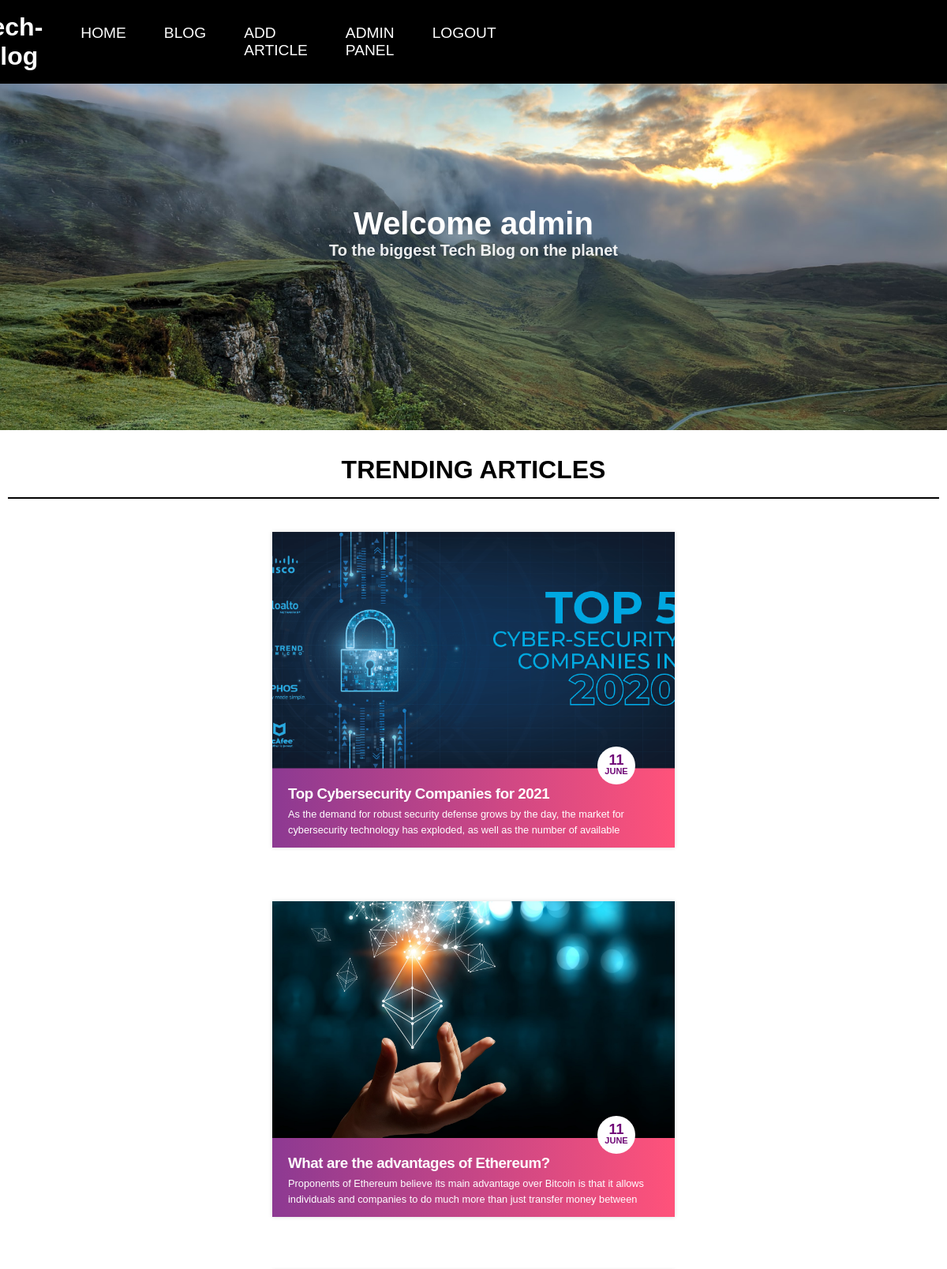
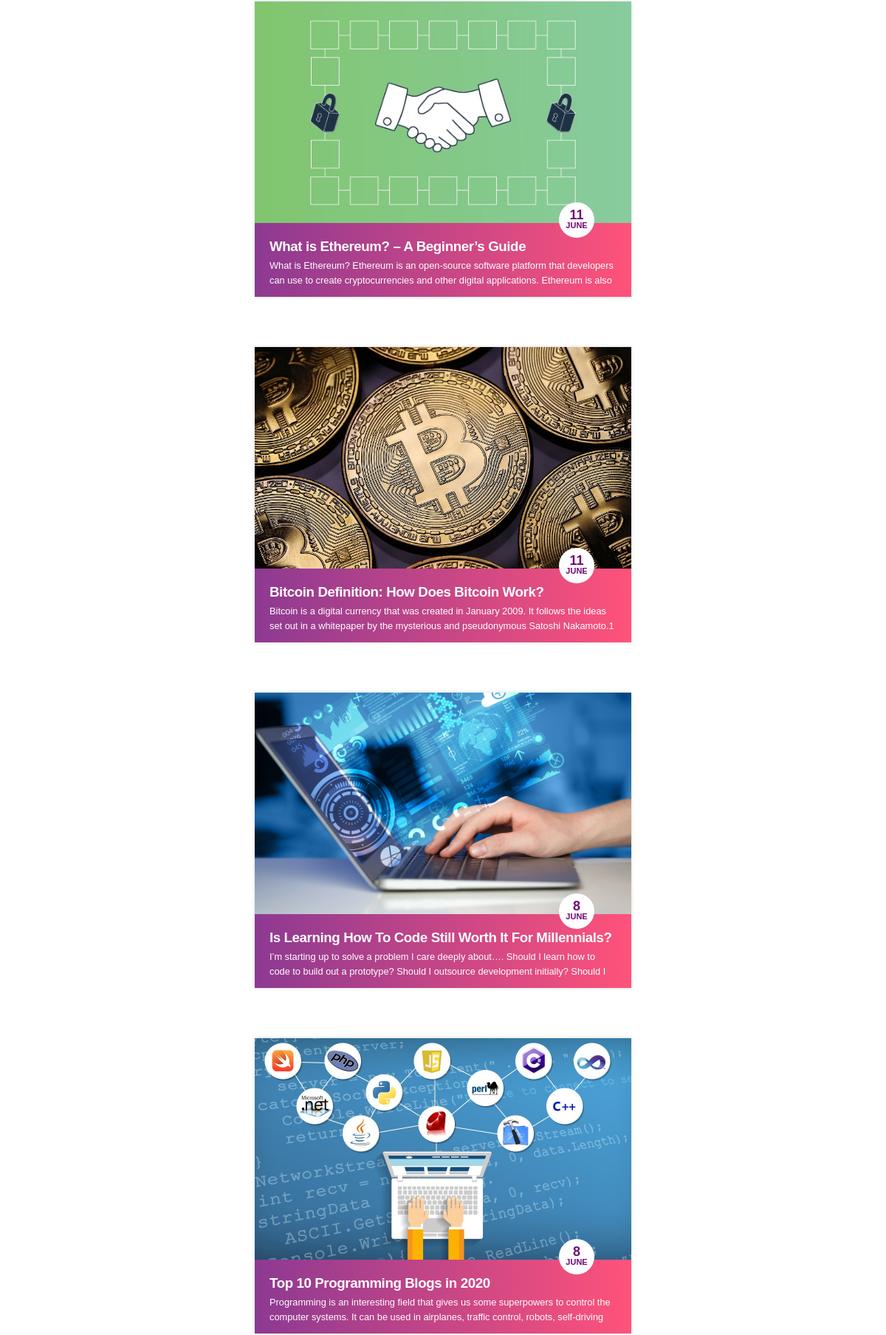
/welcome.php (signed in, upper part), run on the app's committed database (2 pictures, top to bottom).
### tables this page shows
CREATE TABLE `posts` (
  `id` int NOT NULL,
  `title` varchar(255) NOT NULL,
  `text` longtext NOT NULL,
  `owner` varchar(255) NOT NULL,
  `image` text NOT NULL,
  `created_at` datetime NOT NULL
);

### welcome.php (the view, shortened to what this page needs)
<?php
include './db/config.php';
?>
<?php
	include_once './includes/header.php';
?>
<body>
    <?php
        include_once './includes/navbar.php';
    ?>
    <section class="banner">
        <div class="banner-cont">
           <?php echo "<h1>Welcome " . $_SESSION['username'] . "</h1>"; ?>
           <h2>To the biggest Tech Blog on the planet</h2>
        </div>
    </section>
    <section class="welcome">
        <div class="welcome-cont">
            <h2>Trending Articles</h2>
        </div>
        <div class="articles">
            <div class="articles-cont">
                <?php
                    $sql = "SELECT title, text, owner, image, created_at as date FROM posts ORDER BY date DESC LIMIT 9";
                    $request = mysqli_query($conn, $sql);
                    $querryResults = mysqli_num_rows($request);
                    if ($querryResults > 0) {
                        while ($row = mysqli_fetch_assoc($request)) {
                            echo "<figure class='snip1527'>
                                        <div class='image'><img src='./assets/".$row['image']."' alt='pr-sample23' /></div>
                                            <figcaption>
                                                <div class='date'><span class='day'>".date('j', strtotime($row['date']))."</span><span class='month'>".date('F', strtotime($row['date']))."</span></div>
                                                <h3>".$row['title']."</h3>
                                                <p>".$row['text']."</p>
                                            </figcaption>
                                        <a href='article.php?title=".$row['title']."'></a>
                                    </figure>";
                        }
                    }
                ?>
            </div>
        </div>
    </section>
</body>
</html>

### css/style.css (style rules this page uses)
* { margin: 0; padding: 0; box-sizing: border-box; font-family: Arial, Helvetica, sans-serif; }
body::before { display:block; content: ''; height: 45px; }
.banner { height: 500px; width: 100%; background-image: url(../assets/bg.jpg); background-repeat: no-repeat; background-position: center; background-size: cover; overflow: hidden; }
.banner .banner-cont { max-width: 1280px; width: 100%; height: 500px; text-align: center; color: #fff; display: flex; flex-direction: column; justify-content: center; align-items: center; margin: 0 auto; overflow: hidden; }
.banner .banner-cont h1 { font-size: 40px; }
.banner .banner-cont h2 { font-size: 20px; color: rgba(255, 255, 255, 0.911); }
.welcome { width: 100%; height: auto; overflow: hidden; }
.welcome .welcome-cont { max-width: 1280px; width: 100%; height: auto; padding: 2rem 10px; margin: 0 auto; overflow: hidden; }
.welcome .welcome-cont h2 { text-align: center; font-size: 32px; border-bottom: 2px solid black; padding-bottom: 1rem; text-transform: uppercase; }
.articles { width: 100%; height: auto; padding: 0 3rem; overflow: hidden; }
.articles .articles-cont { width: 100%; height: auto; display: flex; flex-wrap: wrap; justify-content: center; align-items: center; gap: 3rem; margin: 0 auto; overflow: hidden; }
.snip1527 { box-shadow: 0 0 5px rgba(0, 0, 0, 0.15); color: #ffffff; float: left; font-family: 'Lato', Arial, sans-serif; font-size: 16px; margin: 10px 1%; max-width: 510px; min-width: 300px; overflow: hidden; position: relative; text-align: left; width: 100%; height: 400px; }
.snip1527 * { -webkit-box-sizing: border-box; box-sizing: border-box; -webkit-transition: all 0.25s ease; transition: all 0.25s ease; }
.snip1527 img { max-width: 100%; height: 300px; vertical-align: top; position: relative; margin: 0 auto; text-align: center; object-fit: cover; }
.snip1527 figcaption { padding: 25px 20px 25px; margin-top: 6rem; }
.snip1527 figcaption:before { position: absolute; top: 0; bottom: 0; left: 0; right: 0; background: #700877; content: ''; background: -moz-linear-gradient(90deg, #700877 0%, #ff2759 100%, #ff2759 100%); background: -webkit-linear-gradient(90deg, #700877 0%, #ff2759 100%, #ff2759 100%); background: linear-gradient(90deg, #700877 0%, #ff2759 100%, #ff2759 100%); opacity: 0.8; z-index: -1; }
.snip1527 .date { background-color: #fff; border-radius: 50%; color: #700877; font-size: 18px; font-weight: 700; height: 48px; width: 48px; padding: 10px 0; text-align: center; text-transform: uppercase; position: absolute; right: 50px; bottom: 80px; }
.snip1527 .date span { display: block; line-height: 14px; }
.snip1527 .date .month { font-size: 11px; }
.snip1527 h3, .snip1527 p { margin: 0; padding: 0; }
.snip1527 h3 { display: inline-block; font-weight: 700; letter-spacing: -0.4px; margin-bottom: 5px; }
.snip1527 p { font-size: 0.8em; line-height: 1.6em; margin-bottom: 0px; height: 40px; overflow: hidden; }
.snip1527 a { left: 0; right: 0; top: 0; bottom: 0; position: absolute; z-index: 1; }
.image { width:100%; height:200px; border-radius:10px; background-size:cover; background-position:center center; }

### data on the page
posts: image (picture), created_at "11", created_at "JUNE", title "Top Cybersecurity Companies for 2021", text "As the demand for robust security defense grows by the day, the market for cybersecurity technology has exploded, as well as the number of available…"
posts: image (picture), created_at "11", created_at "JUNE", title "What are the advantages of Ethereum?", text "Proponents of Ethereum believe its main advantage over Bitcoin is that it allows individuals and companies to do much more than just transfer money between…"
posts: image (picture), created_at "11", created_at "JUNE", title "What is Ethereum? – A Beginner’s Guide", text "What is Ethereum? Ethereum is an open-source software platform that developers can use to create cryptocurrencies and other digital applications. Ethereum is also…"
posts: image (picture), created_at "11", created_at "JUNE", title "Bitcoin Definition: How Does Bitcoin Work?", text "Bitcoin is a digital currency that was created in January 2009. It follows the ideas set out in a whitepaper by the mysterious and pseudonymous Satoshi Nakamoto.1…"
posts: image (picture), created_at "8", created_at "JUNE", title "Is Learning How To Code Still Worth It For Millennials?", text "I’m starting up to solve a problem I care deeply about…. Should I learn how to code to build out a prototype? Should I outsource development initially? Should I…"
posts: image (picture), created_at "8", created_at "JUNE", title "Top 10 Programming Blogs in 2020", text "Programming is an interesting field that gives us some superpowers to control the computer systems. It can be used in airplanes, traffic control, robots, self-driving…"

### other printed values
$_SESSION['username'] "admin"
